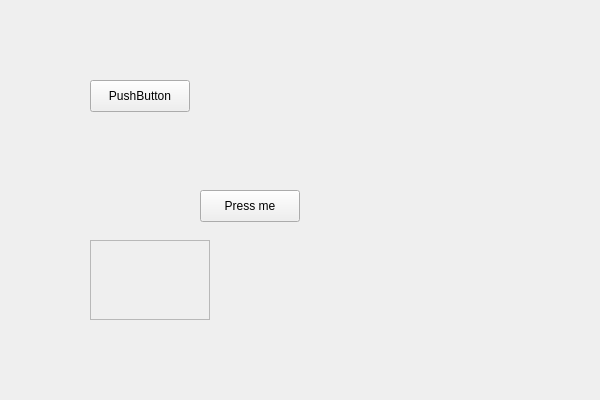
<?xml version="1.0" encoding="UTF-8"?>
<ui version="4.0">
 <class>Widget</class>
 <widget class="QWidget" name="Widget">
  <property name="geometry">
   <rect>
    <x>0</x>
    <y>0</y>
    <width>600</width>
    <height>400</height>
   </rect>
  </property>
  <property name="windowTitle">
   <string>Widget</string>
  </property>
  <widget class="QPushButton" name="pushButton">
   <property name="geometry">
    <rect>
     <x>200</x>
     <y>190</y>
     <width>100</width>
     <height>32</height>
    </rect>
   </property>
   <property name="text">
    <string>Press me</string>
   </property>
  </widget>
  <widget class="QPushButton" name="pushButton_2">
   <property name="geometry">
    <rect>
     <x>90</x>
     <y>80</y>
     <width>100</width>
     <height>32</height>
    </rect>
   </property>
   <property name="text">
    <string>PushButton</string>
   </property>
  </widget>
  <widget class="QFrame" name="frame">
   <property name="geometry">
    <rect>
     <x>90</x>
     <y>240</y>
     <width>120</width>
     <height>80</height>
    </rect>
   </property>
   <property name="frameShape">
    <enum>QFrame::Shape::StyledPanel</enum>
   </property>
   <property name="frameShadow">
    <enum>QFrame::Shadow::Raised</enum>
   </property>
  </widget>
 </widget>
 <resources/>
 <connections/>
</ui>
